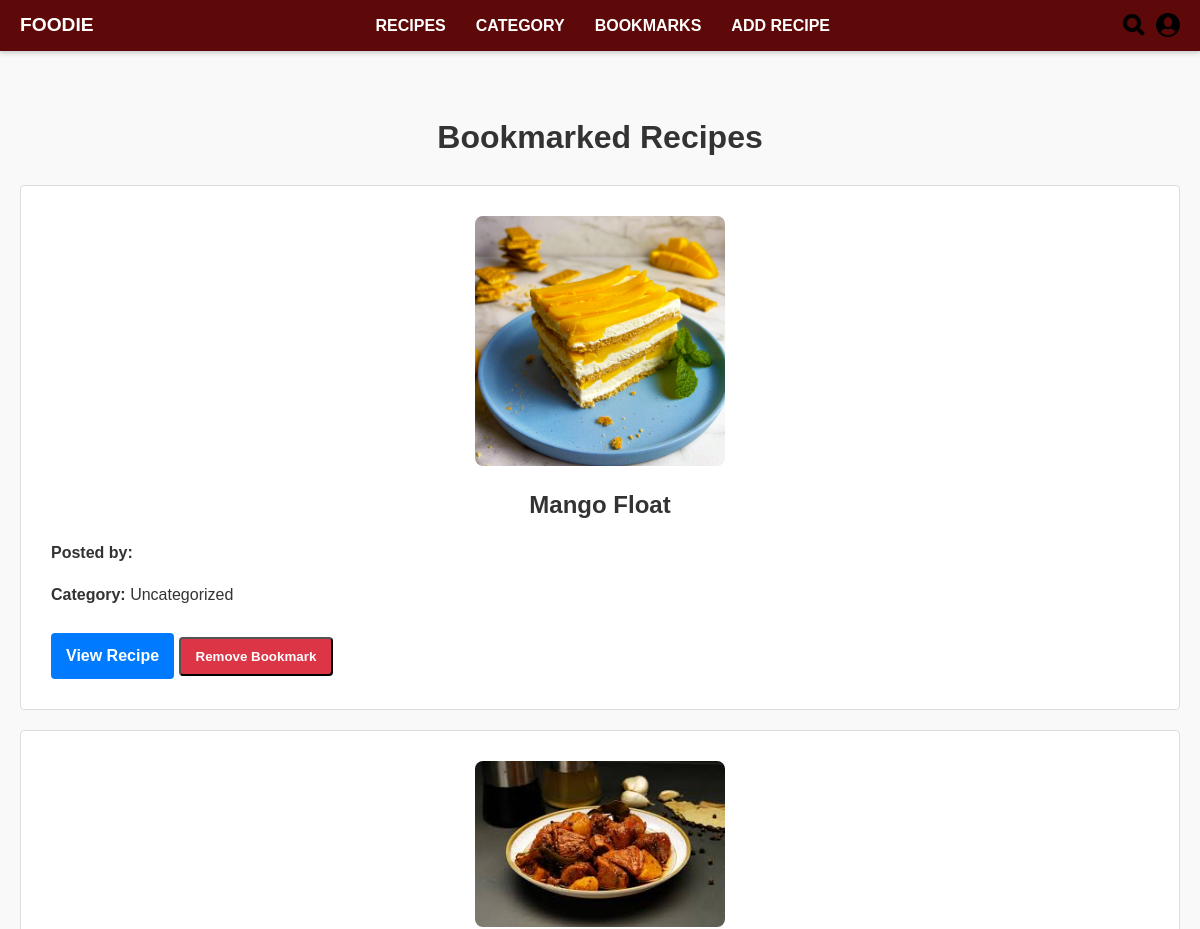
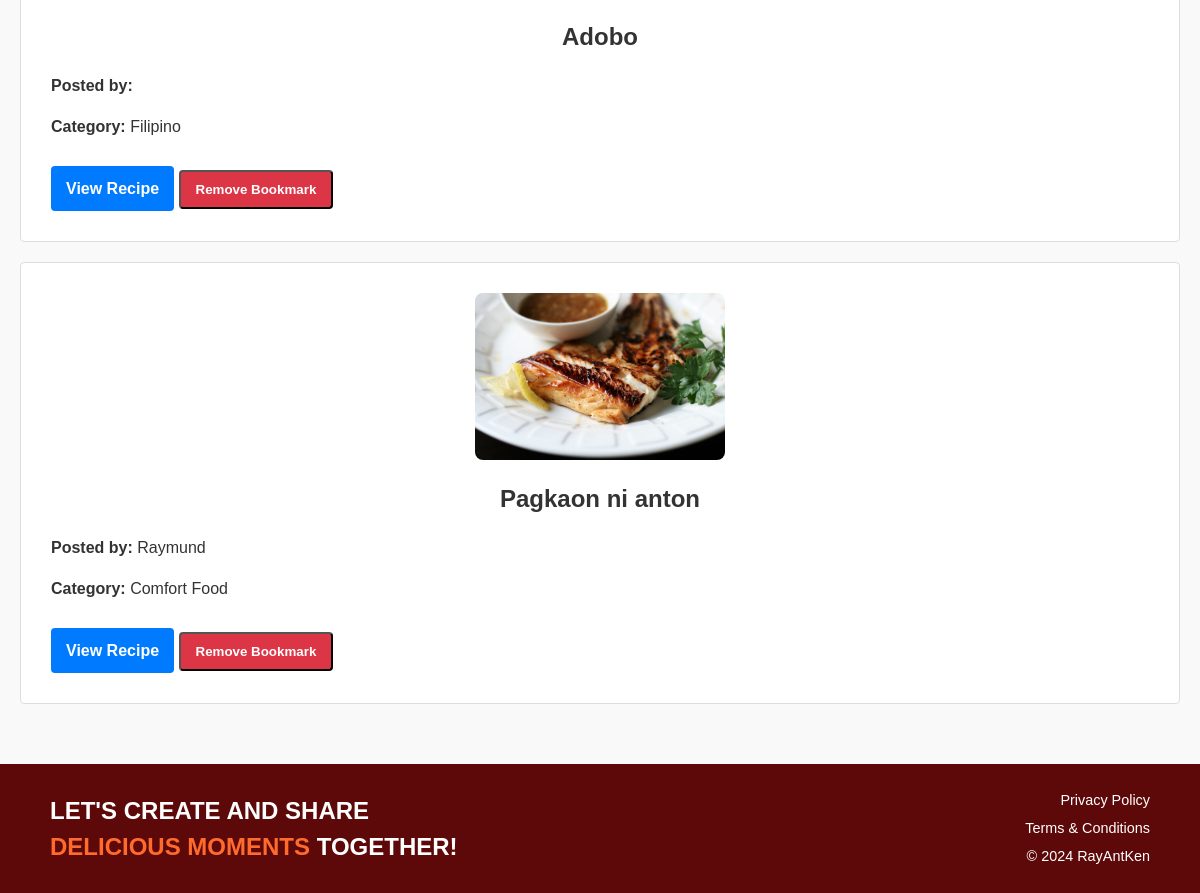
The page /recipes/bookmarks/ (signed in) on the database its author committed (2 pictures, top to bottom).
### Recipes/models.py (models this page shows, shortened)
class Bookmark(models.Model):
    user = models.ForeignKey(
        settings.AUTH_USER_MODEL,
        on_delete=models.CASCADE,
        related_name='recipe_bookmarks'  # Ensure uniqueness here
    )
    recipe = models.ForeignKey(
        RecipePost,
        on_delete=models.CASCADE,
        related_name='bookmarks'  # Change this to avoid conflict with 'bookmarked_by'
    )
    created_at = models.DateTimeField(auto_now_add=True)
    class Meta:
        unique_together = ('user', 'recipe')  # Prevent duplicate bookmarks

class RecipePost(models.Model):
    title = models.CharField(max_length=200)
    user = models.ForeignKey(settings.AUTH_USER_MODEL, on_delete=models.SET_NULL, null=True, blank=True) #User, on_delete=models.CASCADE
    description = models.TextField(default='')
    category = models.CharField(max_length=50, default='Uncategorized')
    ingredients = models.TextField()
    directions = models.TextField(default='')
    image = models.ImageField(upload_to='recipe/images/', blank=True, null=True)  # Optional image field
    created_at = models.DateTimeField(auto_now=True)
    CATEGORY_CHOICES = [
        ('Comfort Food', 'Comfort Food'),
        ('International Eats', 'International Eats'),
        ('Breakfast & Brunch', 'Breakfast & Brunch'),
        ('Community Picks', 'Community Picks'),
    ]
    title = models.CharField(max_length=200)  # Recipe title
    user = models.ForeignKey(
        settings.AUTH_USER_MODEL,
        on_delete=models.SET_NULL,
        null=True,
        blank=True
    )  # Associated user, nullable and optional
    description = models.TextField(default='')  # Brief description of the recipe
    category = models.CharField(
        max_length=50,
        choices=CATEGORY_CHOICES,
        default='Uncategorized'
    )  # Recipe category with predefined choices
    ingredients = models.TextField()  # Ingredients list
    directions = models.TextField(default='')  # Step-by-step directions
    image = models.ImageField(
        upload_to='recipe/images/',
        blank=True,
        null=True
    )  # Optional recipe image
    created_at = models.DateTimeField(auto_now=True)  # Timestamp of creation

### Recipes/views.py (the view)
# urls.py: path('bookmarks/', views.bookmark_list, name='bookmark_list'),
@login_required
def bookmark_list(request):
    bookmarks = Bookmark.objects.filter(user=request.user)
    context = {
        'bookmarks': bookmarks,
    }
    return render(request, 'recipes/bookmark_list.html', context)

### Recipes/templates/recipes/bookmark_list.html (shortened to what this page needs)
<!DOCTYPE html>
<html lang="en">
<head>
</head>
<body>
    <header>
        {% include 'navbar.html' %}
    </header>
    <main>
        <h1>Bookmarked Recipes</h1>
        <ul>
            {% for bookmark in bookmarks %}
                <li>
                    {% if bookmark.recipe.image %}
                        <img src="{{ bookmark.recipe.image.url }}" alt="{{ bookmark.recipe.title }}">
                    {% endif %}
                    <p class="recipe-title">{{ bookmark.recipe.title }}</p>
                    <p><strong>Posted by:</strong> {{ bookmark.recipe.user.username }}</p>
                    <p><strong>Category:</strong> {{ bookmark.recipe.category }}</p>
                    <a href="{% url 'recipe_detail' bookmark.recipe.pk %}" class="button">View Recipe</a>
                    <form method="POST" action="{% url 'remove_bookmark' bookmark.recipe.pk %}" style="display: inline;">
                        <button type="submit" class="btn-danger">Remove Bookmark</button>
                    </form>
                </li>
            {% empty %}
                <li>No bookmarks available.</li>
            {% endfor %}
        </ul>
    </main>
    {% include 'footer.html' %}
</body>
</html>

### Recipes/templates/recipes/bookmark_list.html (style rules this page uses)
body { font-family: Arial, sans-serif; margin: 10px auto; padding: 20px; background-color: #f9f9f9; }
h1 { color: #333; text-align: center; }
ul { list-style-type: none; padding: 0; }
li { padding: 30px; margin: 20px 0; background-color: #ffffff; border: 1px solid #ddd; border-radius: 4px; }
img { width: 250px; height: auto; margin: 0 auto; display: block; border-radius: 8px; }
.recipe-title { font-size: 1.5em; font-weight: bold; margin: 20px 0 10px; text-align: center; color: #333; }
.button { display: inline-block; margin-top: 10px; padding: 10px 15px; color: #fff; background-color: #007bff; text-decoration: none; border-radius: 4px; text-align: center; font-weight: bold; }
.btn-danger { background-color: #dc3545; color: #fff; text-decoration: none; padding: 10px 15px; border-radius: 4px; font-weight: bold; }

### rows shown on the page
Bookmark: recipe.image (picture), recipe "Mango Float", recipe.category "Uncategorized"
Bookmark: recipe.image (picture), recipe "Adobo", recipe.category "Filipino"
Bookmark: recipe.image (picture), recipe "Pagkaon ni anton", recipe.user.username "Raymund", recipe.category "Comfort Food"
